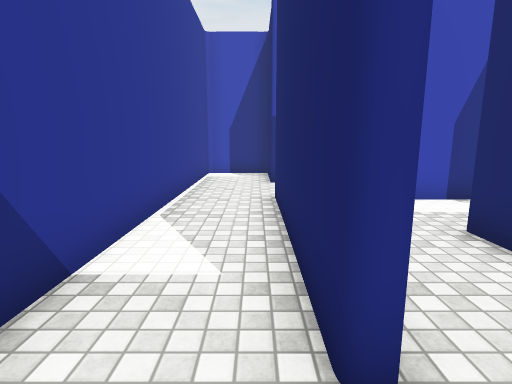
[1] (above)

24 first-person views from a walk through a scene from a Unity 3-D project. The camera is 1.5 m above the floor, tilts 10° down and sees 80° across. The floor is counted in squares, 1 m on a side. Each view is taken from the middle of a square. On the plan, view 1 faces up. The plan holds only what a view shows up to about 15 squares ahead; the rest is blank. The place goes on beyond the plan. The player is left out. Some surface patterns are stand-ins.

[2]
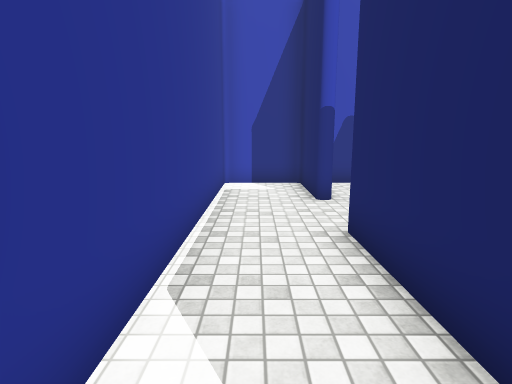

[3]
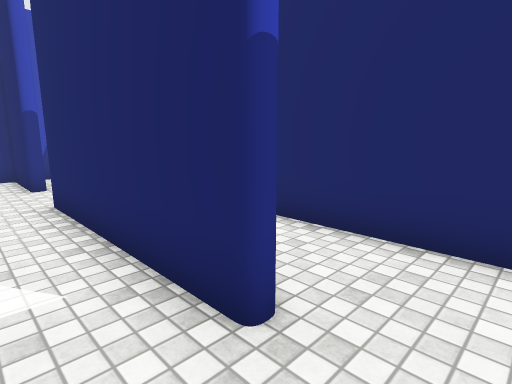

[4]
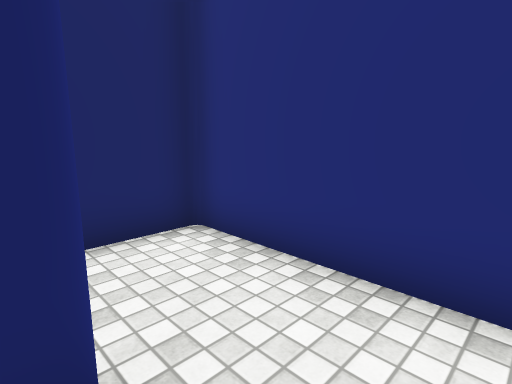

[5]
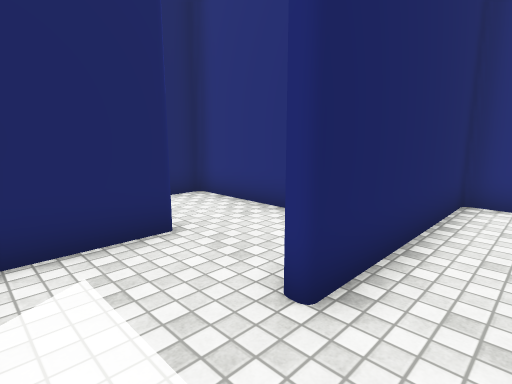

[6]
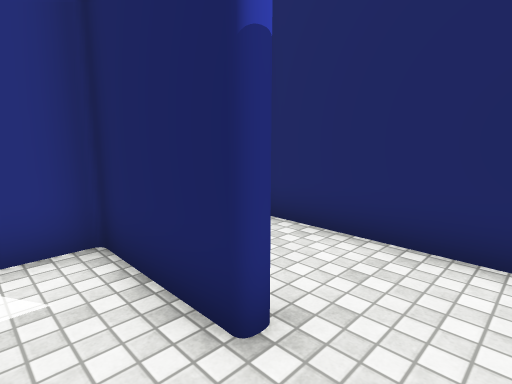

[7]
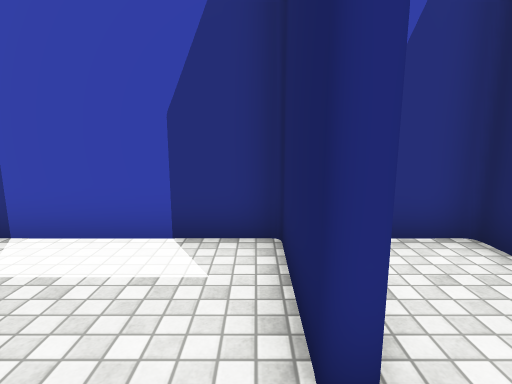

[8]
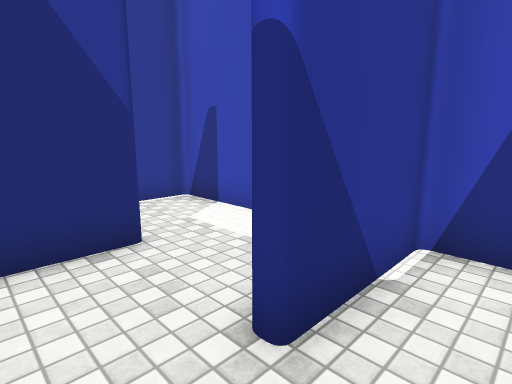

[9]
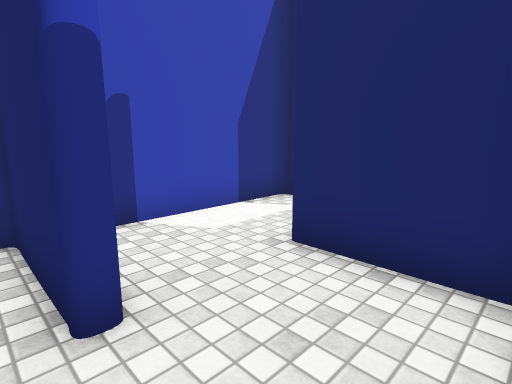

[10]
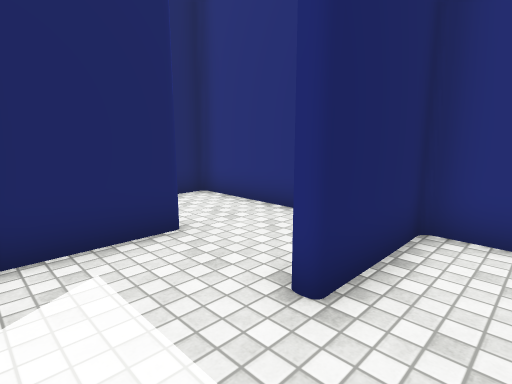

[11]
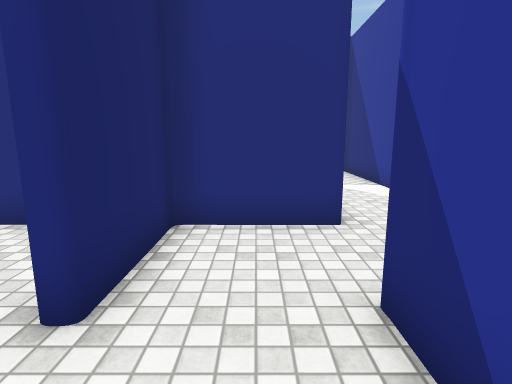

[12]
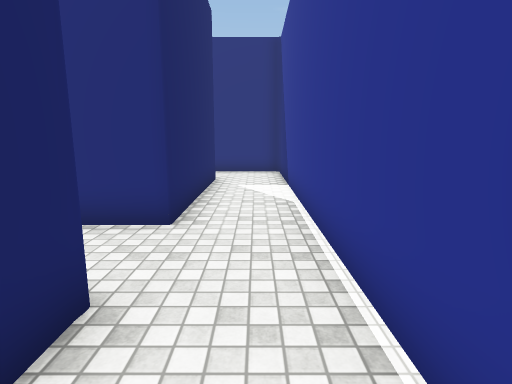

[13]
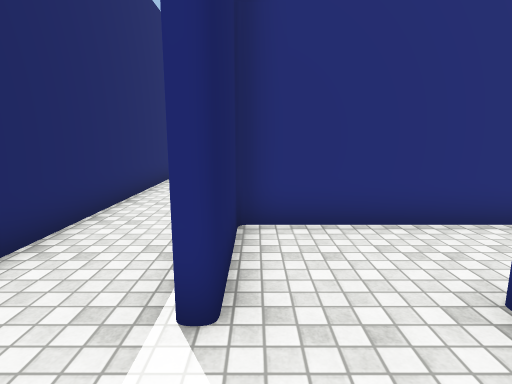

[14]
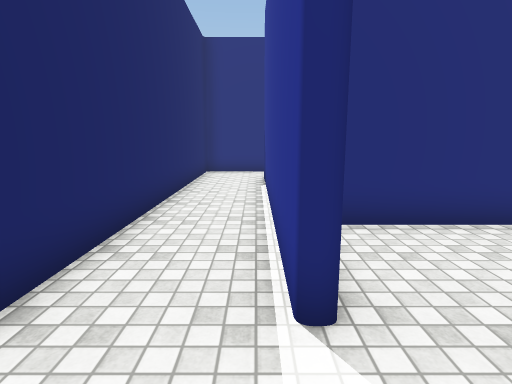

[15]
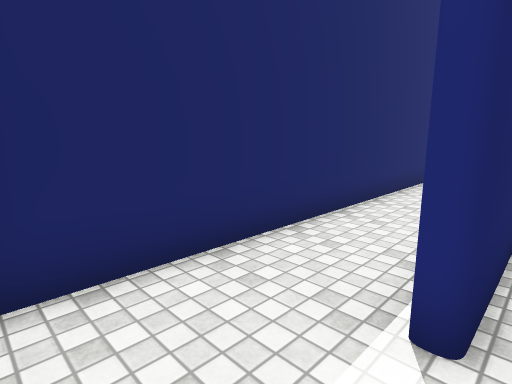

[16]
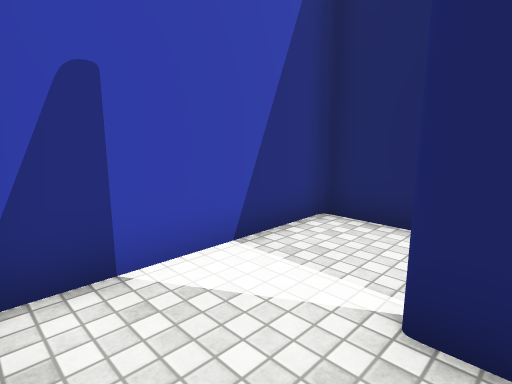

[17]
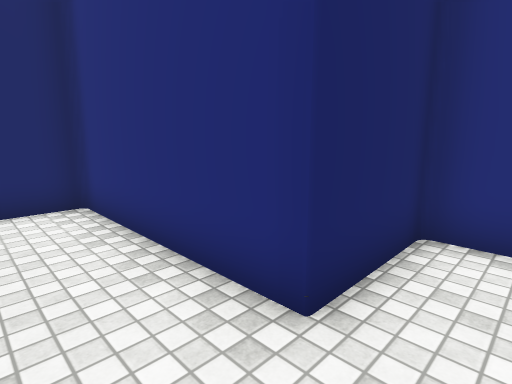

[18]
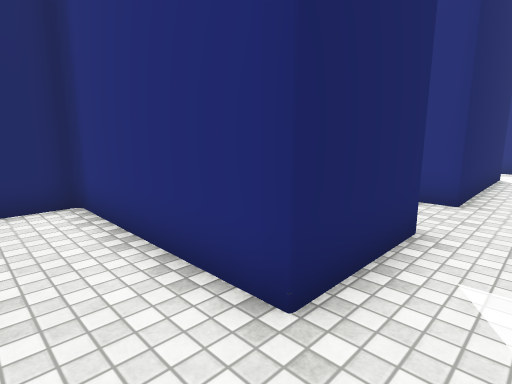

[19]
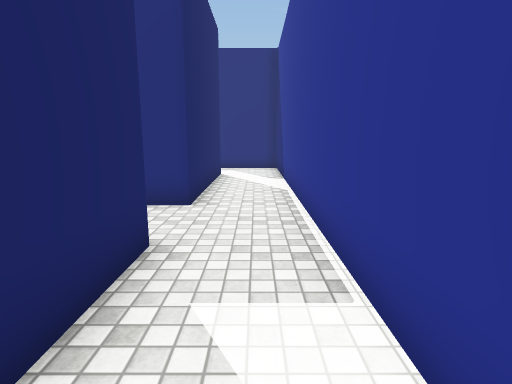

[20]
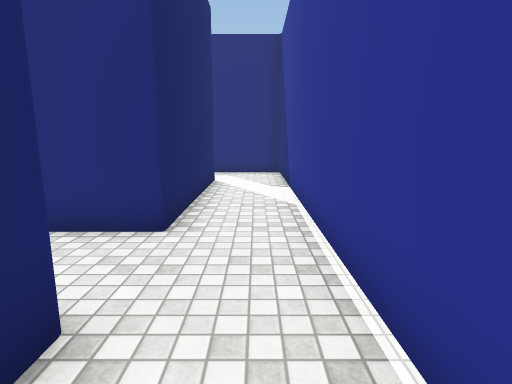

[21]
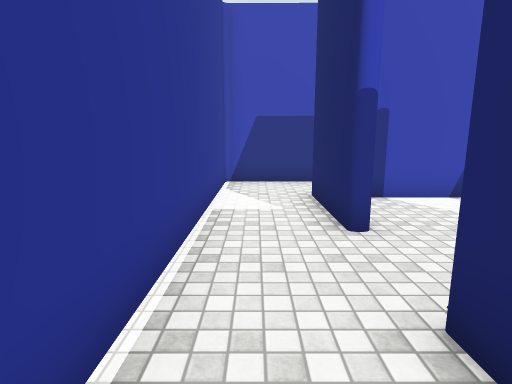

[22]
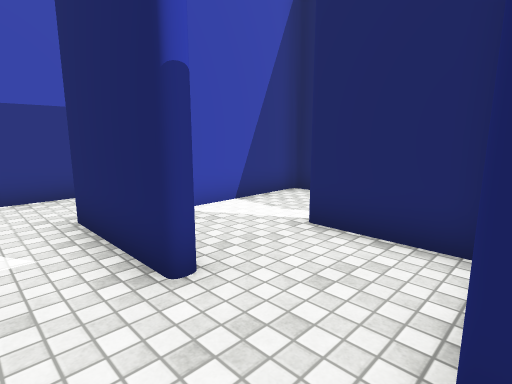

[23]
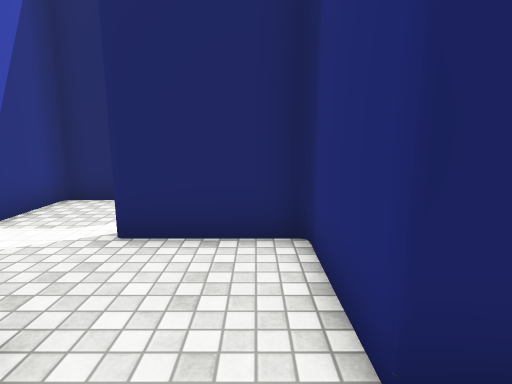

[24]
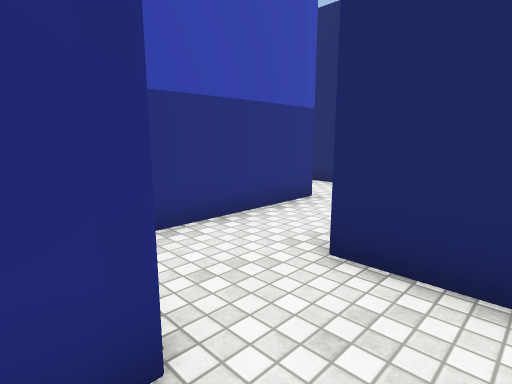

### Floor plan
Ten units are one square. View 1 is at (0, 0); x grows to the right and y downward. Boxes are objects, and circles mark ways between rooms. Rooms are numbered by the first view taken in them; rooms with no view inside come last. Other rooms are left out.
<svg viewBox="-26 -138 153 299">
<path fill="none" stroke="#000" d="M5 -17 4 -78 14 -78M4 -104 4 -133 -21 -133 -21 10 14 10M38 -48 38 -31M63 -46 63 -75 9 -74 9 -61M14 10 34 10 34 -48M61 -19 93 -19 93 -75 67 -75 67 -46M63 -105 63 -133 14 -133M9 -118 9 -105M45 -78 64 -78M14 -78 34 -78 35 -107M64 -78 93 -78 93 -107M97 -16 52 -16M97 -107 97 -22M64 10 122 10 122 -133 71 -133M5 72 5 39 64 39 64 10M11 14 -21 14 -21 155M39 14 30 14M6 156 5 98 15 98M44 43 19 43M15 98 34 98 34 69"/>
<circle cx="10" cy="-5" r="3" fill="#2a7"/>
<circle cx="10" cy="-95" r="3" fill="#2a7"/>
<circle cx="60" cy="-35" r="3" fill="#2a7"/>
<circle cx="60" cy="-95" r="3" fill="#2a7"/>
<circle cx="50" cy="10" r="3" fill="#2a7"/>
<circle cx="10" cy="85" r="3" fill="#2a7"/>
<circle cx="25" cy="70" r="3" fill="#2a7"/>
<text x="0" y="-60">1</text>
<text x="30" y="-40">2</text>
<text x="70" y="-50">3</text>
<text x="40" y="-110">4</text>
<text x="100" y="-60">5</text>
<text x="0" y="70">6</text>
<text x="30" y="60">7</text>
<text x="20" y="80">8</text>
</svg>
Room 1 opens to room 2. Room 1 opens to room 4. Room 2 opens to room 3. Room 4 opens to room 5. Room 5 opens to room 6. Room 6 opens to room 8. Room 7 opens to room 8.

Where each view was taken, in squares from view 1:
view 1: 0 up, 0 right, facing up
view 2: 3 up, 1 left, facing up
view 3: 0 up, 1 left, facing up-right
view 4: 2 up, 1 left, facing down-right
view 5: 7 up, 2 right, facing down-right
view 6: 3 up, 5 right, facing up-right
view 7: 3 up, 6 right, facing up
view 8: 3 up, 8 right, facing up-left
view 9: 8 up, 0 right, facing up-right
view 10: 13 up, 2 right, facing down-right
view 11: 13 up, 2 right, facing down
view 12: 13 up, 1 left, facing down
view 13: 13 up, 9 right, facing down
view 14: 13 up, 10 right, facing down
view 15: 13 up, 9 right, facing down-right
view 16: 10 up, 7 right, facing up-right
view 17: 1 up, 5 right, facing down-right
view 18: 2 down, 1 left, facing down-right
view 19: 3 down, 1 left, facing down
view 20: 5 down, 1 left, facing down
view 21: 12 down, 1 left, facing up
view 22: 10 down, 1 left, facing up-right
view 23: 9 down, 1 left, facing right
view 24: 3 down, 3 right, facing up-right
